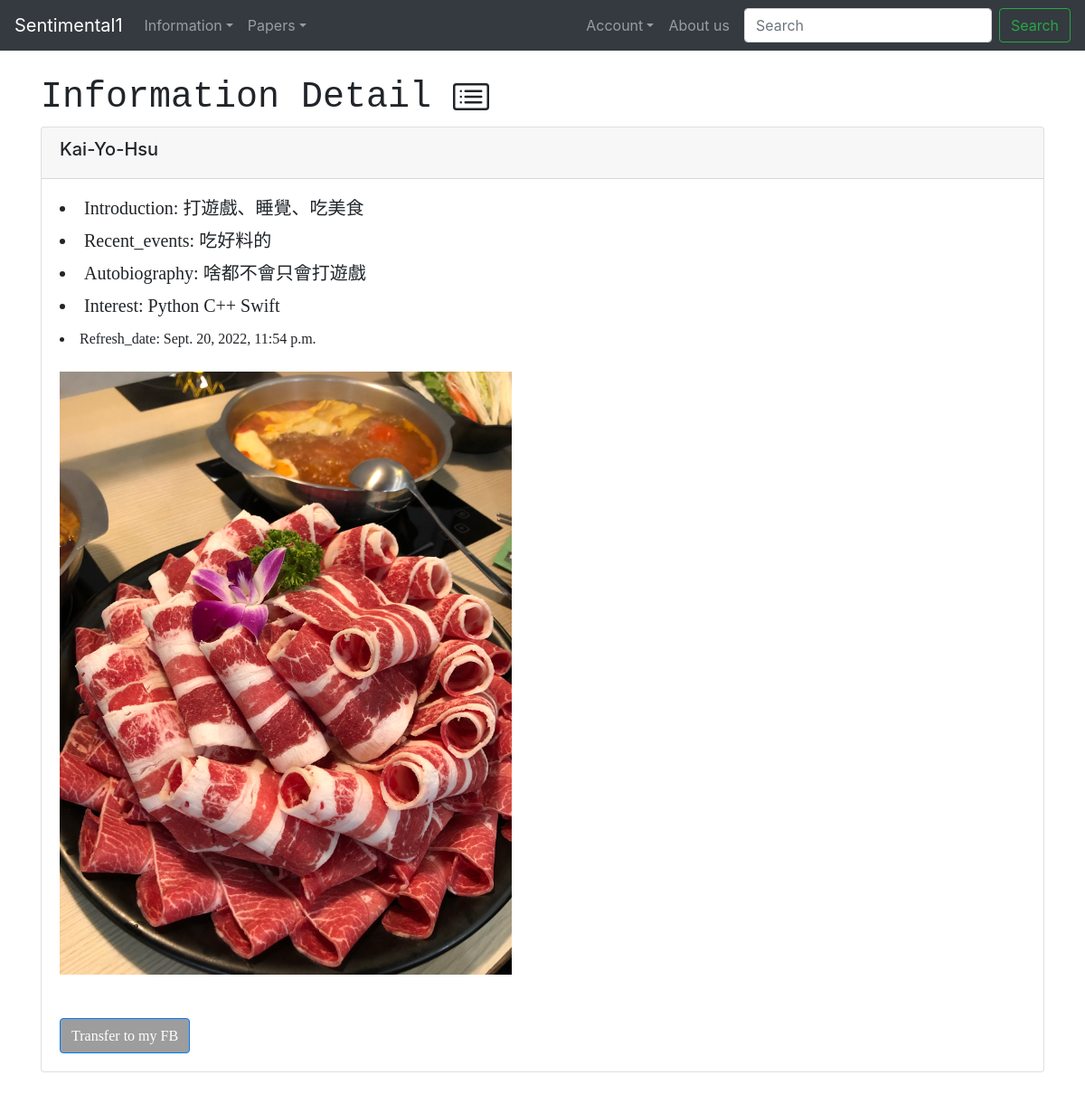
/show_information/34, run on the app's committed database.
### events/models.py (models this page shows)
class information(models.Model):
    name = models.CharField('Name',max_length=20)
    interest = models.ForeignKey(Interest, blank=True, null=True, on_delete=models.CASCADE)
    introduction = models.CharField('Introduction',max_length=50)
    recent_events = models.CharField('Recent_events',max_length=50)
    refresh_date = models.DateTimeField(default=datetime.now, blank=True)
    autobiography = models.TextField('Autobiography',max_length=500)
    image = models.ImageField(null=True, blank=True, upload_to="images/")
    def __str__(self):  #superuser要用的
        return self.name

class Interest(models.Model):
    game = models.CharField('Interest Game',max_length=20)
    code = models.CharField('Interest Code',max_length=20)
    Hobby = models.CharField('Interest Hobby',max_length=20)
    def __str__(self):  #superuser要用的
        return self.game

### events/views.py (the view)
# urls.py: path('show_information/<information_id>', views.show_information,name="show-information"),
def show_information(request, information_id):
    infodetail = information.objects.get(pk=information_id)
    return render(request,'show_information.html',
        {"infodetail": infodetail})

### events/templates/show_information.html (shortened to what this page needs)
{% extends 'base.html' %}
{% block content %}
<h1><font face="monospace">Information Detail  </font></h1>
<div class="card">
	<div class="card-header">
		<h5>{{ infodetail }}</h5>
	</div>
  <div class="card-body">
    <h5 class="card-title"><li><font face="微軟正黑體">Introduction: {{ infodetail.introduction }}</font></li></h5>
	<h5 class="card-title"><li><font face="微軟正黑體">Recent_events: {{ infodetail.recent_events }}</font></li></h5>
	<h5 class="card-title"><li><font face="微軟正黑體">Autobiography: {{ infodetail.autobiography }}</font></li></h5>
	<h5 class="card-title"><li><font face="微軟正黑體">Interest: {{ infodetail.interest }}</font></li></h5>
	<h7 class="card-title"><li><font face="微軟正黑體">Refresh_date: {{ infodetail.refresh_date }}</font></li></h7>
	<br/>
	{% if infodetail.image %}
	<img src="{{ infodetail.image.url }}"
	width=500>
	<br/><br/>
	{% endif %}
    <a href="https://www.facebook.com/" class="btn btn-primary" style="background-color:#9D9D9D"><font face="微軟正黑體">Transfer to my FB</font></a>
  </div>
</div>
<br/>
{% endblock %}

### events/templates/base.html (style rules this page uses)
body { background:#FFFFFF; }

### data on the page
information: name "Kai-Yo-Hsu", introduction "打遊戲、睡覺、吃美食", recent_events "吃好料的", autobiography "啥都不會只會打遊戲", interest "Python C++ Swift", refresh_date "Sept. 20, 2022, 11:54 p.m.", image (picture)
